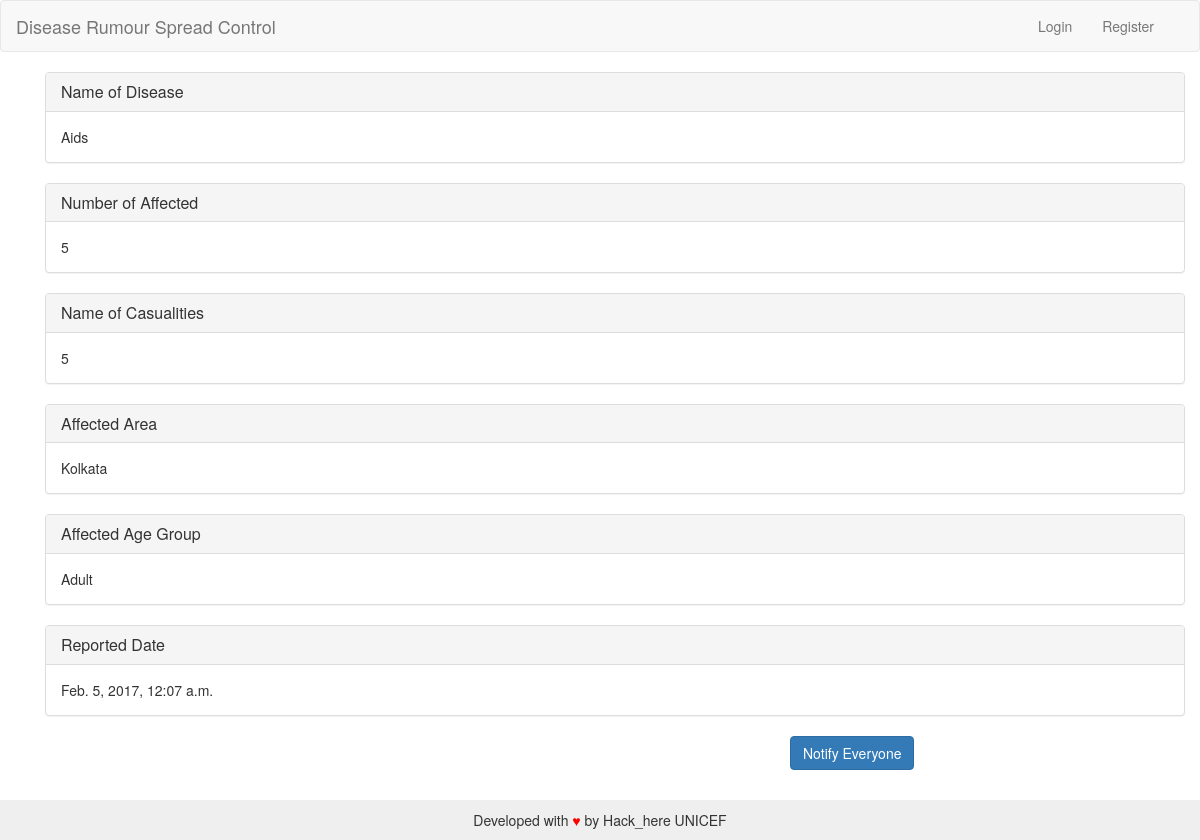
The app's page /rumour/10/, older data.
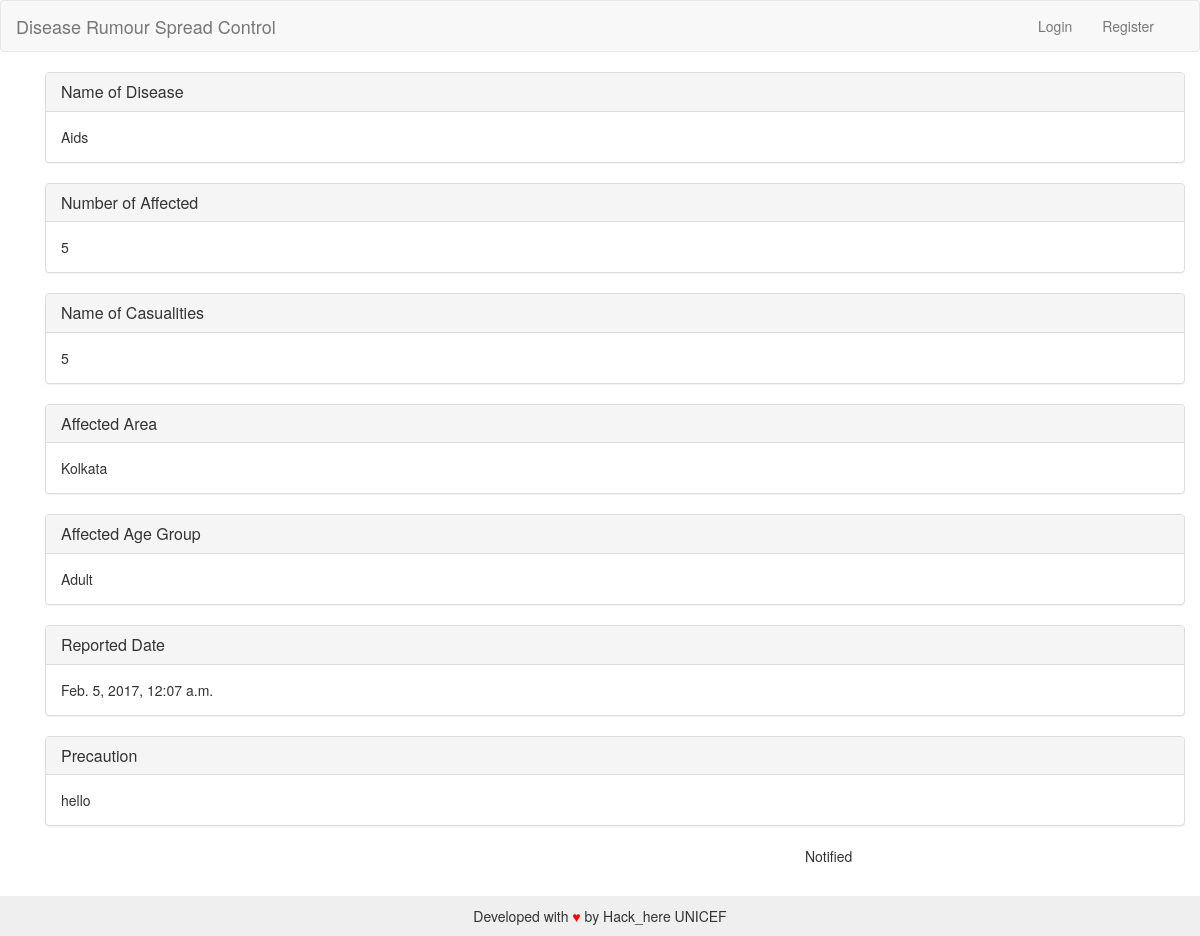
The same page, newer data.
### healt/models.py (models this page shows)
class Query(models.Model):
    posted_by = models.ForeignKey(UserProfile,on_delete=models.CASCADE,blank=True, null=True)
    verified_by = models.ForeignKey(HealthOfficer,on_delete=models.CASCADE,blank=True, null=True)
    name = models.CharField(max_length=50)
    number_of_affected = models.IntegerField()
    affected_city = models.CharField(max_length=20)   # can be others
    number_of_casualties = models.IntegerField()
    status = models.CharField(max_length=20, choices=state)
    affected_age_group = models.CharField(max_length=20, choices=AGE_GROUP)
    posted_date = models.DateTimeField(auto_now_add=True)
    verified_date = models.DateTimeField(blank=True, null=True)
    precaution = models.TextField(blank=True, null=True)
    def __str__(self):
        return self.name

### healt/views.py (the view, shortened to what this page needs)
# urls.py: url(r'^rumour/(?P<id>[\w.@+-]+)/',rumour),
def rumour(request,id):
        print (id)
        rum = Query.objects.get(id=id)
        return render(request,"rumour.html",{
            'rumour':rum
        })

### templates/rumour.html (shortened to what this page needs)
{% extends "base.html" %}
{% block content %}
    <div class="container">
            <div class="panel panel-default">
            <div class="panel-heading">
                <h3 class="panel-title">Name of Disease</h3>
            </div>
            <div class="panel-body">
                {{ rumour }}
            </div>
            </div>
            <div class="panel panel-default">
            <div class="panel-heading">
                <h3 class="panel-title">Number of Affected</h3>
            </div>
            <div class="panel-body">
                {{ rumour.number_of_affected }}
            </div>
            </div>
            <div class="panel panel-default">
            <div class="panel-heading">
                <h3 class="panel-title">Name of Casualities</h3>
            </div>
            <div class="panel-body">
                {{ rumour.number_of_casualties }}
            </div>
            </div>
            <div class="panel panel-default">
            <div class="panel-heading">
                <h3 class="panel-title">Affected Area</h3>
            </div>
            <div class="panel-body">
                {{ rumour.affected_city }}
            </div>
            </div>
            <div class="panel panel-default">
            <div class="panel-heading">
                <h3 class="panel-title">Affected Age Group</h3>
            </div>
            <div class="panel-body">
                {{ rumour.affected_age_group }}
            </div>
            </div>
            <div class="panel panel-default">
            <div class="panel-heading">
                <h3 class="panel-title">Reported Date</h3>
            </div>
            <div class="panel-body">
                {{ rumour.posted_date}}
            </div>
            </div>
            {% if rumour.precaution %}
            <div class="panel panel-default">
            <div class="panel-heading">
                <h3 class="panel-title">Precaution</h3>
            </div>
            <div class="panel-body">
                {{ rumour.precaution}}
            </div>
            </div>
            {% endif %}
            <div class="head">
            {% if rumour.status == 'Confirmed' %}
                <div class="highAlert col-md-4 col-md-offset-4">
                    <strong> Confirmed </strong>
                    </div>
                    <div>
                    {% if rumour.precaution %}
                        <div class="row"> Notified</div>
                        {% else %}
                <a class="btn btn-primary row"  href="/notify/precaution/{{rumour.id}}">Notify Everyone</a>
                    {% endif %}
                     </div>
                {% else %}
                <div class="greenAlert col-md-4 col-md-offset-4"><strong> False Rumour </strong> </div>
                {% endif %}
                </div>
        </div>
{% endblock %}

Row changes from the older to the newer data that the page shows:
changed Query "Aids": precaution (not shown) → "hello"
Text that changed along with them:
text no longer shown: "Notify Everyone"
text now shown: "Precaution Notified"
